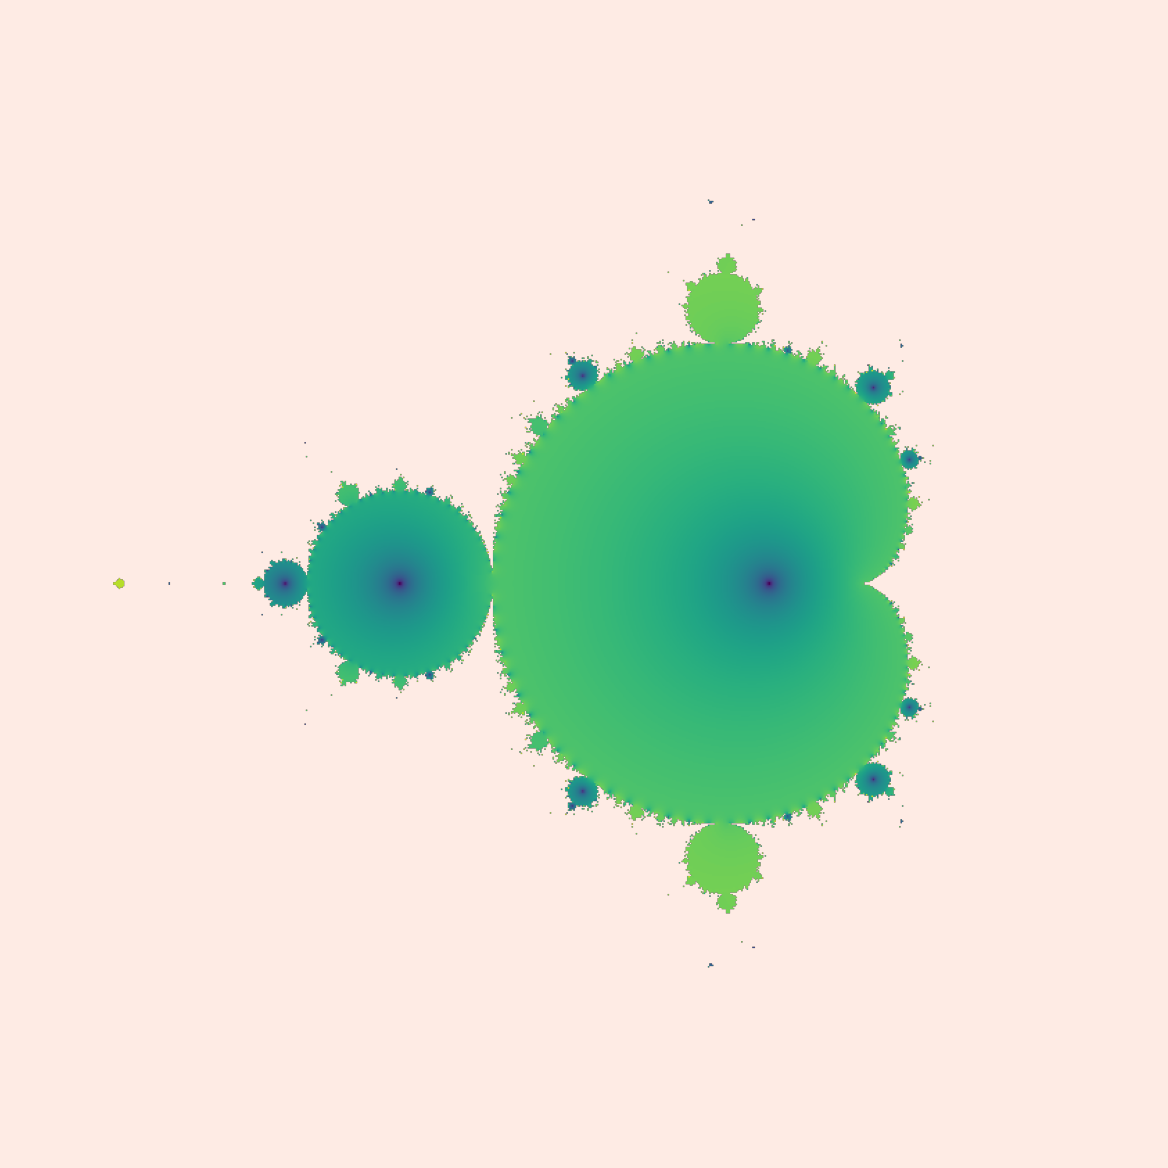

This chart was generated by the following Python code:
import numpy as np
import matplotlib.pyplot as plt

# Set image size and boundaries
width, height = 800, 800
x_min, x_max = -2, 1
y_min, y_max = -1.5, 1.5

# Create coordinate grid
x = np.linspace(x_min, x_max, width)
y = np.linspace(y_min, y_max, height)
X, Y = np.meshgrid(x, y)
C = X + 1j * Y  # Complex numbers for each pixel

# Iterate to generate fractal
Z = np.zeros_like(C)
for i in range(100):  # Max iterations
    Z = Z**2 + C
    mask = np.abs(Z) > 4  # Escape condition
    Z[mask] = np.nan  # Mark escaped points

# Create figure with custom background
fig = plt.figure(facecolor='#FEEBE4')  # Dark purple background
ax = plt.axes()
ax.set_facecolor('#2A1A40')  # Match axes background

# Plot
plt.imshow(np.log(np.abs(Z)), cmap='viridis', extent=[x_min, x_max, y_min, y_max])
plt.axis('off')  # No axes for a clean image
plt.savefig('mandelbrot.png', dpi=300, bbox_inches='tight')

# Save with background color
plt.savefig('mandelbrot.png', dpi=300, bbox_inches='tight', facecolor=fig.get_facecolor())
plt.show()